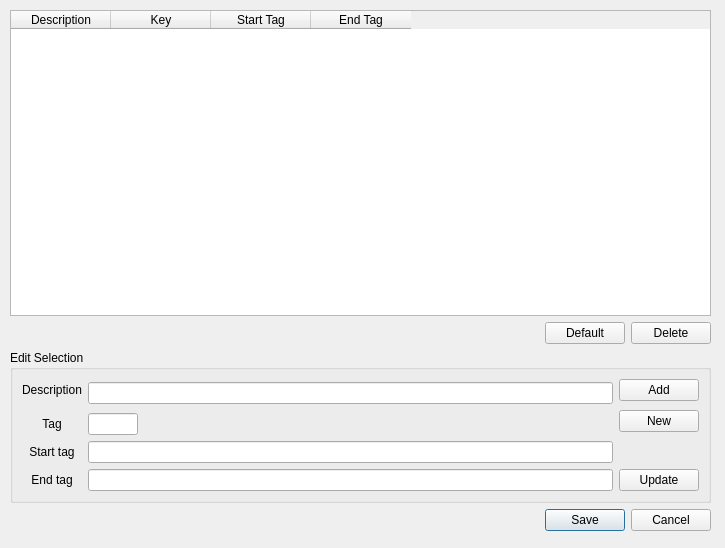
<?xml version="1.0" encoding="UTF-8"?>
<ui version="4.0">
 <class>displayTagEdit</class>
 <widget class="QWidget" name="displayTagEdit">
  <property name="geometry">
   <rect>
    <x>0</x>
    <y>0</y>
    <width>725</width>
    <height>548</height>
   </rect>
  </property>
  <property name="windowTitle">
   <string>Form</string>
  </property>
  <widget class="QWidget" name="">
   <property name="geometry">
    <rect>
     <x>10</x>
     <y>10</y>
     <width>701</width>
     <height>521</height>
    </rect>
   </property>
   <layout class="QGridLayout" name="gridLayout_2">
    <item row="0" column="0">
     <widget class="QTableWidget" name="tagTableWidget">
      <property name="horizontalScrollBarPolicy">
       <enum>Qt::ScrollBarAlwaysOff</enum>
      </property>
      <property name="editTriggers">
       <set>QAbstractItemView::NoEditTriggers</set>
      </property>
      <property name="alternatingRowColors">
       <bool>true</bool>
      </property>
      <property name="selectionMode">
       <enum>QAbstractItemView::SingleSelection</enum>
      </property>
      <property name="selectionBehavior">
       <enum>QAbstractItemView::SelectRows</enum>
      </property>
      <property name="cornerButtonEnabled">
       <bool>false</bool>
      </property>
      <column>
       <property name="text">
        <string>Description</string>
       </property>
      </column>
      <column>
       <property name="text">
        <string>Key</string>
       </property>
       <property name="textAlignment">
        <set>AlignHCenter|AlignVCenter|AlignCenter</set>
       </property>
      </column>
      <column>
       <property name="text">
        <string>Start Tag</string>
       </property>
      </column>
      <column>
       <property name="text">
        <string>End Tag</string>
       </property>
      </column>
     </widget>
    </item>
    <item row="1" column="0">
     <layout class="QHBoxLayout" name="horizontalLayout">
      <item>
       <spacer name="horizontalSpacer">
        <property name="orientation">
         <enum>Qt::Horizontal</enum>
        </property>
        <property name="sizeHint" stdset="0">
         <size>
          <width>40</width>
          <height>20</height>
         </size>
        </property>
       </spacer>
      </item>
      <item>
       <widget class="QPushButton" name="defaultPushButton">
        <property name="text">
         <string>Default</string>
        </property>
       </widget>
      </item>
      <item>
       <widget class="QPushButton" name="deletePushButton">
        <property name="text">
         <string>Delete</string>
        </property>
       </widget>
      </item>
     </layout>
    </item>
    <item row="2" column="0">
     <widget class="QGroupBox" name="editGroupBox">
      <property name="title">
       <string>Edit Selection</string>
      </property>
      <layout class="QGridLayout" name="gridLayout">
       <item row="0" column="0">
        <widget class="QLabel" name="descriptionLabel">
         <property name="text">
          <string>Description</string>
         </property>
         <property name="alignment">
          <set>Qt::AlignCenter</set>
         </property>
        </widget>
       </item>
       <item row="0" column="1" rowspan="2">
        <widget class="QLineEdit" name="descriptionLineEdit"/>
       </item>
       <item row="0" column="2">
        <widget class="QPushButton" name="addPushButton">
         <property name="text">
          <string>Add</string>
         </property>
        </widget>
       </item>
       <item row="1" column="2" rowspan="2">
        <widget class="QPushButton" name="newPushButton">
         <property name="text">
          <string>New</string>
         </property>
        </widget>
       </item>
       <item row="2" column="0">
        <widget class="QLabel" name="tagLabel">
         <property name="text">
          <string>Tag</string>
         </property>
         <property name="alignment">
          <set>Qt::AlignCenter</set>
         </property>
        </widget>
       </item>
       <item row="2" column="1">
        <widget class="QLineEdit" name="tagLineEdit">
         <property name="maximumSize">
          <size>
           <width>50</width>
           <height>16777215</height>
          </size>
         </property>
         <property name="maxLength">
          <number>5</number>
         </property>
        </widget>
       </item>
       <item row="3" column="0">
        <widget class="QLabel" name="startTagLabel">
         <property name="text">
          <string>Start tag</string>
         </property>
         <property name="alignment">
          <set>Qt::AlignCenter</set>
         </property>
        </widget>
       </item>
       <item row="3" column="1">
        <widget class="QLineEdit" name="startTagLineEdit"/>
       </item>
       <item row="4" column="0">
        <widget class="QLabel" name="endTagLabel">
         <property name="text">
          <string>End tag</string>
         </property>
         <property name="alignment">
          <set>Qt::AlignCenter</set>
         </property>
        </widget>
       </item>
       <item row="4" column="1">
        <widget class="QLineEdit" name="endTagLineEdit"/>
       </item>
       <item row="4" column="2">
        <widget class="QPushButton" name="updatePushButton">
         <property name="text">
          <string>Update</string>
         </property>
        </widget>
       </item>
      </layout>
     </widget>
    </item>
    <item row="3" column="0">
     <widget class="QDialogButtonBox" name="buttonBox">
      <property name="standardButtons">
       <set>QDialogButtonBox::Cancel|QDialogButtonBox::Save</set>
      </property>
     </widget>
    </item>
   </layout>
  </widget>
 </widget>
 <resources/>
 <connections/>
</ui>
